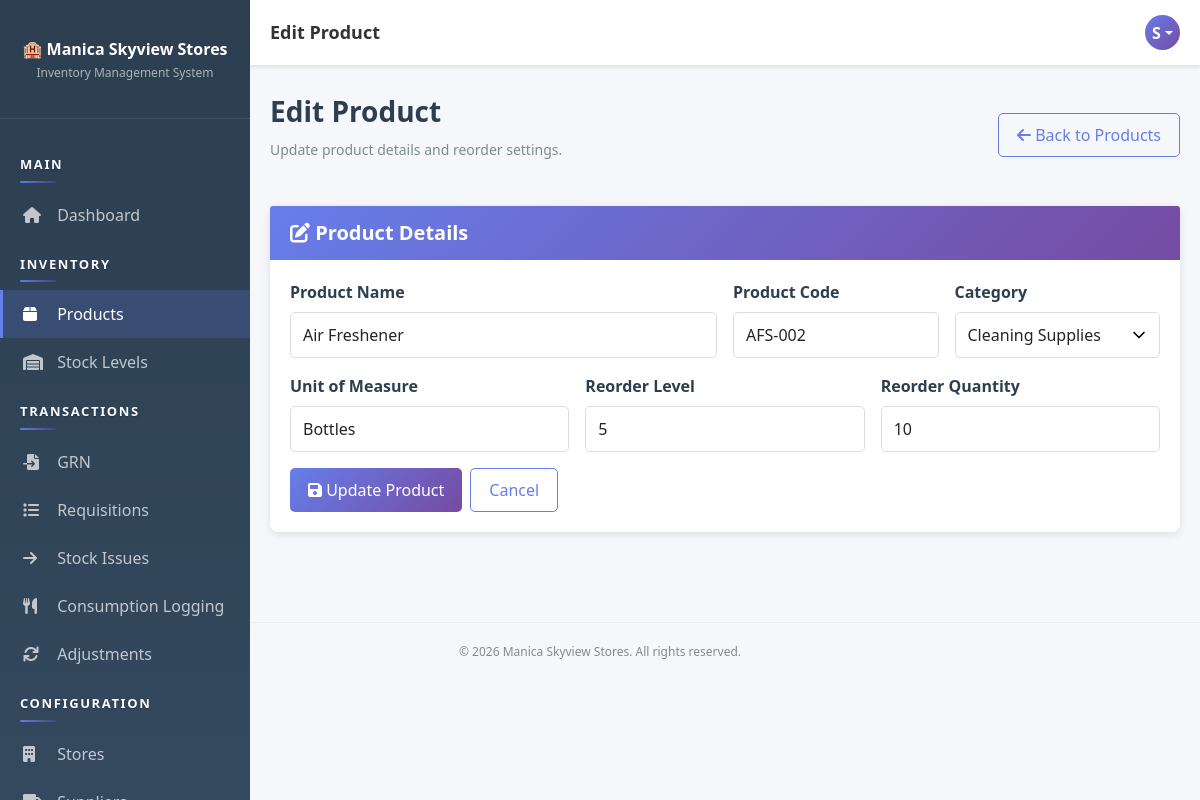
/pages/products/edit.php?id=41 (signed in), run on the app's committed database.
### tables this page shows
CREATE TABLE `users` (
  `user_id` int(11) NOT NULL AUTO_INCREMENT,
  `username` varchar(50) NOT NULL,
  `email` varchar(100) NOT NULL,
  `password` varchar(255) NOT NULL,
  `full_name` varchar(100) NOT NULL,
  `role_id` int(11) NOT NULL,
  `status` enum('active','inactive') DEFAULT 'active',
  `created_at` timestamp NOT NULL DEFAULT current_timestamp(),
  `updated_at` timestamp NOT NULL DEFAULT current_timestamp() ON UPDATE current_timestamp(),
  PRIMARY KEY (`user_id`),
  UNIQUE KEY `username` (`username`),
  UNIQUE KEY `email` (`email`),
  KEY `role_id` (`role_id`),
  CONSTRAINT `users_ibfk_1` FOREIGN KEY (`role_id`) REFERENCES `roles` (`role_id`)
);

CREATE TABLE `products` (
  `product_id` int(11) NOT NULL AUTO_INCREMENT,
  `product_name` varchar(100) NOT NULL,
  `product_code` varchar(50) NOT NULL,
  `category_id` int(11) NOT NULL,
  `unit_of_measure` varchar(20) DEFAULT NULL,
  `reorder_level` int(11) DEFAULT 10,
  `reorder_quantity` int(11) DEFAULT 50,
  `status` enum('active','inactive') DEFAULT 'active',
  `created_at` timestamp NOT NULL DEFAULT current_timestamp(),
  `updated_at` timestamp NOT NULL DEFAULT current_timestamp() ON UPDATE current_timestamp(),
  PRIMARY KEY (`product_id`),
  UNIQUE KEY `product_code` (`product_code`),
  KEY `category_id` (`category_id`),
  KEY `idx_product_code` (`product_code`),
  CONSTRAINT `products_ibfk_1` FOREIGN KEY (`category_id`) REFERENCES `categories` (`category_id`)
);

CREATE TABLE `categories` (
  `category_id` int(11) NOT NULL AUTO_INCREMENT,
  `category_name` varchar(100) NOT NULL,
  `description` text DEFAULT NULL,
  `status` enum('active','inactive') DEFAULT 'active',
  `created_at` timestamp NOT NULL DEFAULT current_timestamp(),
  PRIMARY KEY (`category_id`)
);

### app/bootstrap.php (called while the page is built, shortened)
<?php
function autoload($class) {
    $paths = [
        __DIR__ . '/helpers/' . $class . '.php',
        __DIR__ . '/models/' . $class . '.php',
        __DIR__ . '/controllers/' . $class . '.php'
    ];
    foreach ($paths as $path) {
        if (file_exists($path)) {
            return;
        }
    }
}
function isAuthenticated() {
    $auth = new Auth();
    return $auth->isLoggedIn() && $auth->checkSessionTimeout();
}
function getCurrentUser() {
    if (isAuthenticated()) {
        $db = Database::getInstance()->getConnection();
        $userId = $_SESSION['user_id'];
        $sql = "SELECT u.*, r.role_name FROM users u
                JOIN roles r ON u.role_id = r.role_id
                WHERE u.user_id = ?";
        $stmt = $db->prepare($sql);
        $stmt->bind_param('i', $userId);
        $stmt->execute();
        return $stmt->get_result()->fetch_assoc();
    }
    return null;
}

### app/helpers/Database.php (called while the page is built, shortened)
<?php
class Database {
    private static $instance = null;
    private $connection = null;
    private function __construct() {
        try {
            $this->connection = new mysqli(DB_HOST, DB_USER, DB_PASS, DB_NAME);
            $this->connection->set_charset('utf8mb4');
        } catch (Exception $e) {
            die('Error: ' . $e->getMessage());
        }
    }
    public static function getInstance() {
        if (self::$instance === null) {
            self::$instance = new Database();
        }
        return self::$instance;
    }
    public function getConnection() {
        return $this->connection;
    }
}

### app/helpers/Auth.php (called while the page is built, shortened)
<?php
class Auth {
    public function __construct() {
        $this->db = Database::getInstance()->getConnection();
    }
    private function ensurePasswordResetTable() {
        $sql = "CREATE TABLE IF NOT EXISTS password_reset_tokens (
            token_id INT PRIMARY KEY AUTO_INCREMENT,
            user_id INT NOT NULL,
            token_hash VARCHAR(64) NOT NULL,
            expires_at DATETIME NOT NULL,
            used_at DATETIME NULL,
            created_at TIMESTAMP DEFAULT CURRENT_TIMESTAMP,
            FOREIGN KEY (user_id) REFERENCES users(user_id) ON DELETE CASCADE,
            INDEX idx_reset_token_hash (token_hash),
            INDEX idx_reset_token_user (user_id),
            INDEX idx_reset_token_expires (expires_at)
        )";
    }
    public function isLoggedIn() {
        return isset($_SESSION['user_id']);
    }
    public function checkSessionTimeout() {
        return true;
    }
}

### app/controllers/Controller.php (called while the page is built, shortened)
<?php
class Controller {
    protected $db;
    public function __construct() {
        $this->db = Database::getInstance()->getConnection();
        $this->loadCurrentUser();
    }
    protected function loadCurrentUser() {
        if (isset($_SESSION['user_id'])) {
            $sql = "SELECT u.*, r.role_name FROM users u
                    JOIN roles r ON u.role_id = r.role_id
                    WHERE u.user_id = ?";
            $stmt = $this->db->prepare($sql);
            $stmt->bind_param('i', $_SESSION['user_id']);
            $stmt->execute();
            $this->currentUser = $stmt->get_result()->fetch_assoc();
        }
    }
}

### app/controllers/ProductController.php (called while the page is built, shortened)
<?php
class ProductController extends Controller {
    private $productModel;
    public function __construct() {
        parent::__construct();
        $this->productModel = new Product();
    }
    public function getCategories() {
        $sql = "SELECT category_id, category_name FROM categories WHERE status = 'active' ORDER BY category_name ASC";
        $result = $this->db->query($sql);
        return $result->fetch_all(MYSQLI_ASSOC);
    }
    public function getById($id) {
        return $this->productModel->getWithCategory((int)$id);
    }
}

### app/models/Model.php (called while the page is built, shortened)
<?php
class Model {
    public function __construct() {
        $this->db = Database::getInstance()->getConnection();
    }
}

### app/models/Product.php (called while the page is built, shortened)
<?php
class Product extends Model {
    public function getWithCategory($productId) {
        $sql = "SELECT p.*, c.category_name
                FROM products p
                JOIN categories c ON p.category_id = c.category_id
                WHERE p.product_id = ?";
        $stmt = $this->db->prepare($sql);
        $stmt->bind_param('i', $productId);
        $stmt->execute();
        return $stmt->get_result()->fetch_assoc();
    }
}

### pages/products/edit.php (the view, shortened to what this page needs)
<?php
require_once __DIR__ . '/../../app/bootstrap.php';
$controller = new ProductController();
$categories = $controller->getCategories();
$productId = isset($_GET['id']) ? (int)$_GET['id'] : 0;
$product = $controller->getById($productId);
$formData = [
    'product_name' => $product['product_name'],
    'product_code' => $product['product_code'],
    'category_id' => $product['category_id'],
    'unit_of_measure' => $product['unit_of_measure'],
    'reorder_level' => $product['reorder_level'],
    'reorder_quantity' => $product['reorder_quantity']
];
$pageTitle = 'Edit Product';
include __DIR__ . '/../../app/views/layout-header.php';
?>
<div class="page-header d-flex justify-content-between align-items-center">
    <div>
        <h1>Edit Product</h1>
        <p>Update product details and reorder settings.</p>
    </div>
    <a href="<?php echo SITE_URL; ?>pages/products/index.php" class="btn btn-outline-primary">
        <i class="fas fa-arrow-left"></i> Back to Products
    </a>
</div>
<div class="card">
    <div class="card-header">
        <h5><i class="fas fa-edit"></i> Product Details</h5>
    </div>
    <div class="card-body">
        <form method="POST" class="row g-3">
            <div class="col-md-6">
                <label class="form-label">Product Name</label>
                <input type="text" name="product_name" class="form-control" required value="<?php echo htmlspecialchars($formData['product_name']); ?>" maxlength="100">
            </div>
            <div class="col-md-3">
                <label class="form-label">Product Code</label>
                <input type="text" name="product_code" class="form-control" required value="<?php echo htmlspecialchars($formData['product_code']); ?>" maxlength="50">
            </div>
            <div class="col-md-3">
                <label class="form-label">Category</label>
                <select name="category_id" class="form-control" required>
                    <?php foreach ($categories as $category): ?>
                        <option value="<?php echo (int)$category['category_id']; ?>" <?php echo ((string)$formData['category_id'] === (string)$category['category_id']) ? 'selected' : ''; ?>>
                            <?php echo htmlspecialchars($category['category_name']); ?>
                        </option>
                    <?php endforeach; ?>
                </select>
            </div>
            <div class="col-md-4">
                <label class="form-label">Unit of Measure</label>
                <input type="text" name="unit_of_measure" class="form-control" required value="<?php echo htmlspecialchars($formData['unit_of_measure']); ?>" placeholder="e.g., KG, Liters, Bottles">
            </div>
            <div class="col-md-4">
                <label class="form-label">Reorder Level</label>
                <input type="number" name="reorder_level" class="form-control" min="0" required value="<?php echo htmlspecialchars((string)$formData['reorder_level']); ?>">
            </div>
            <div class="col-md-4">
                <label class="form-label">Reorder Quantity</label>
                <input type="number" name="reorder_quantity" class="form-control" min="1" required value="<?php echo htmlspecialchars((string)$formData['reorder_quantity']); ?>">
            </div>
            <div class="col-12 d-flex gap-2">
                <button type="submit" class="btn btn-primary">
                    <i class="fas fa-save"></i> Update Product
                </button>
                <a href="<?php echo SITE_URL; ?>pages/products/index.php" class="btn btn-outline-primary">Cancel</a>
            </div>
        </form>
    </div>
</div>
<?php include __DIR__ . '/../../app/views/layout-footer.php'; ?>

### app/views/layout-header.php (shortened to what this page needs)
<!DOCTYPE html>
<html lang="en">
<head>
    <link href="https://cdn.jsdelivr.net/npm/bootstrap@5.1.3/dist/css/bootstrap.min.css" rel="stylesheet">
    <link rel="stylesheet" href="https://cdnjs.cloudflare.com/ajax/libs/font-awesome/6.0.0/css/all.min.css">
    <link href="<?php echo SITE_URL; ?>public/css/style.css" rel="stylesheet">
</head>
<body>
    <div class="sidebar">
        <div class="brand">
            <h4>🏨 Manica Skyview Stores</h4>
            <p>Inventory Management System</p>
        </div>
        <nav class="nav flex-column">
            <?php include __DIR__ . '/partials/sidebar-nav.php'; ?>
        </nav>
    </div>
            <?php include __DIR__ . '/partials/sidebar-nav.php'; ?>
    <div class="topbar">
        <div class="topbar-title desktop-title">
            <?php echo $pageTitle ?? APP_NAME; ?>
        </div>
        <div class="topbar-right">
            <div class="user-profile dropdown">
                <div class="user-avatar dropdown-toggle" role="button" data-bs-toggle="dropdown" aria-expanded="false">
                    <?php
                    $user = getCurrentUser();
                    if ($user) {
                        echo strtoupper(substr($user['full_name'], 0, 1));
                    }
                    ?>
                </div>
            </div>
        </div>
    </div>
    <div class="main-content">

### public/css/style.css (style rules this page uses)
:root { --primary-color: #667eea; --secondary-color: #764ba2; --danger-color: #e74c3c; --success-color: #27ae60; --warning-color: #f39c12; --info-color: #3498db; --dark-color: #2c3e50; --light-color: #ecf0f1; }
* { margin: 0; padding: 0; box-sizing: border-box; }
body { font-family: 'Segoe UI', Tahoma, Geneva, Verdana, sans-serif; background-color: #f5f7fa; color: #333; }
.sidebar { background: linear-gradient(180deg, #2c3e50 0%, #34495e 100%); min-height: 100vh; height: 100vh; padding: 20px 0; position: fixed; width: 250px; left: 0; top: 0; overflow-y: auto; overflow-x: hidden; overscroll-behavior: contain; }
.sidebar .nav { padding-bottom: 20px; }
.sidebar .brand { padding: 20px; text-align: center; border-bottom: 1px solid rgba(255, 255, 255, 0.1); margin-bottom: 20px; }
.sidebar .brand h4 { color: white; font-weight: 600; font-size: 16px; margin-bottom: 5px; }
.sidebar .brand p { color: rgba(255, 255, 255, 0.6); font-size: 12px; }
.topbar { background: white; padding: 15px 20px; box-shadow: 0 2px 4px rgba(0, 0, 0, 0.1); margin-left: 250px; display: flex; justify-content: space-between; align-items: center; }
.topbar-title { font-size: 18px; font-weight: 600; color: #333; }
.topbar-right { display: flex; align-items: center; gap: 20px; }
.user-profile { display: flex; align-items: center; gap: 10px; }
.user-avatar { width: 35px; height: 35px; border-radius: 50%; background: linear-gradient(135deg, #667eea 0%, #764ba2 100%); display: flex; align-items: center; justify-content: center; color: white; font-weight: 600; }
.main-content { margin-left: 250px; padding: 30px 20px; }
.page-header { margin-bottom: 30px; }
.page-header h1 { font-size: 28px; font-weight: 600; color: #2c3e50; margin-bottom: 10px; }
.page-header p { color: #7f8c8d; font-size: 14px; }
.card { border: none; border-radius: 8px; box-shadow: 0 2px 8px rgba(0, 0, 0, 0.1); margin-bottom: 20px; transition: transform 0.2s, box-shadow 0.2s; }
.card-header { background: linear-gradient(135deg, #667eea 0%, #764ba2 100%); color: white; padding: 15px 20px; border-radius: 8px 8px 0 0; border: none; }
.card-header h5 { margin: 0; font-weight: 600; }
.card-body { padding: 20px; }
.btn { border-radius: 5px; font-weight: 500; padding: 9px 18px; transition: all 0.3s; border: none; }
.btn-primary { background: linear-gradient(135deg, #667eea 0%, #764ba2 100%); color: white; }
.btn-outline-primary { color: #667eea; border: 1px solid #667eea; }
.form-label { font-weight: 600; color: #2c3e50; margin-bottom: 8px; display: block; }
.form-control { border: 1px solid #ddd; border-radius: 5px; padding: 10px 12px; transition: border-color 0.3s; }
select.form-control { appearance: none; background-repeat: no-repeat; background-position: right 10px center; background-size: 20px; padding-right: 35px; }
.d-flex { display: flex; }
.justify-content-between { justify-content: space-between; }
.align-items-center { align-items: center; }
.gap-2 { gap: 10px; }

### data on the page
users: full_name "S"
products: product_name "Air Freshener", product_code "AFS-002", category_id "Cleaning Supplies", unit_of_measure "Bottles", reorder_level "5", reorder_quantity "10"

### other printed values
$pageTitle "Edit Product"
APP_NAME "Manica Skyview Stores"
